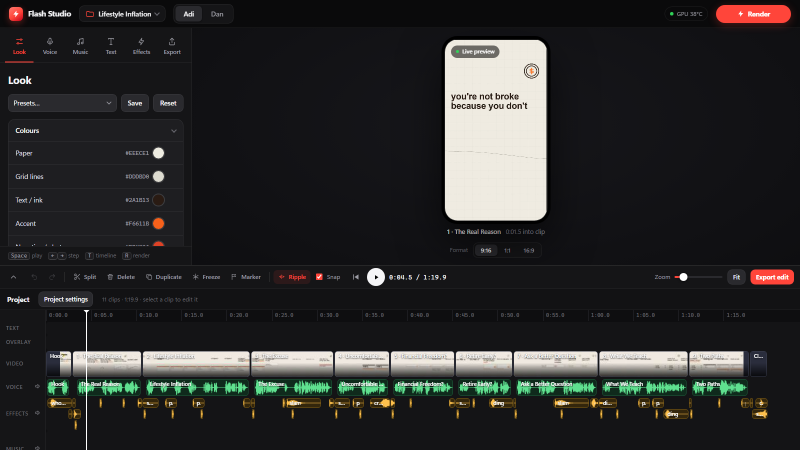
#> input picture assets/readme/flash-studio.png, 1600 x 900 px (shown at 1/2 size)
$ python -i generate_video.py   (imports and definitions only)
#> lines starting #> are read from the running program, lines starting #| are printed output that depends on the picture
#> further down, picture is the input picture: PIL image 1600x900 RGB; mean R, G, B 42.9, 42.7, 42.4
import asyncio
import json
import math
import os
import random
import re
import subprocess
from datetime import datetime
from pathlib import Path
import numpy as np
from PIL import Image, ImageDraw, ImageFont, ImageFilter, ImageChops

import sfx_gen

try:
    import edge_tts
except ImportError:
    subprocess.run(["pip", "install", "edge-tts", "--quiet"])
    import edge_tts

# ---- output geometry ----
# Output geometry. The shape comes from FLASH_ASPECT (the studio / CLI set it before this module is
# imported); 9:16 is the original vertical format and stays the default for every older story.
ASPECTS = {"9:16": (1080, 1920), "1:1": (1080, 1080), "16:9": (1920, 1080)}
ASPECT = os.environ.get("FLASH_ASPECT", "9:16")
if ASPECT not in ASPECTS:
    ASPECT = "9:16"
ASPECT_TAG = {"9:16": "", "1:1": "_1x1", "16:9": "_16x9"}[ASPECT]
W, H = ASPECTS[ASPECT]     # final output size
SS = 2                     # supersample factor (anti-aliasing)
RW, RH = W * SS, H * SS    # render size
FPS = 24
OUTPUT_DIR = Path("output")
FRAMES_DIR = OUTPUT_DIR / "frames"
AUDIO_DIR = OUTPUT_DIR / "audio"
TIMING_DIR = OUTPUT_DIR / "timing"

BLACK = (0, 0, 0)
WHITE = (255, 255, 255)
RED = (225, 45, 45)
BLUE = (45, 125, 235)
GOLD = (255, 205, 55)
GRAY = (150, 150, 158)
DIM = (78, 78, 86)
BG_LINE = (18, 18, 22)

VOICE = "en-US-JennyNeural"
RATE = "-5%"
QA_MAX_DUR = 75                # longest allowed final video (s); stories may raise

VIDEO_TITLE = "income_vs_wealth"
MUSIC_BED = None               # story opts in by setting a pad_bed() key via apply_to()
INTRO_HOOK_ID = None            # story opts in with a pseudo-clip id (e.g. "hook") for a spoken intro
INTRO_PAD_BEFORE = 0.12
INTRO_PAD_AFTER = 0.35

CLIPS = [
    {"id": 1, "name": "The Hook",
     "narration": "Someone making ten thousand a month can be poorer than someone making five thousand. Sounds stupid, right? But watch."},
    {"id": 2, "name": "Person A",
     "narration": "Person A makes ten thousand a month. They spend three thousand on the car, two thousand on rent, one thousand on food, and two more thousand trying to look successful. They have two thousand left."},
    {"id": 3, "name": "Person B",
     "narration": "Person B makes five thousand. But they only spend three thousand. The other two thousand goes into assets."},
    {"id": 4, "name": "Compounding",
     "narration": "Month after month. Soon, person B owns things that produce income without working for every dollar."},
    {"id": 5, "name": "The Trap",
     "narration": "And person A? They need their ten thousand paycheck just to maintain their lifestyle."},
    {"id": 6, "name": "The Lesson",
     "narration": "That's why I stopped calling income wealth. Income tells you how much money comes in. Wealth tells you how much keeps working when you stop. Completely different game."},
]

NARR_BEATS = {
    1: ["Someone making ten thousand a month", "can be poorer than someone making five thousand", "Sounds stupid right But watch"],
    2: ["Person A makes ten thousand a month", "spend three thousand on the car two thousand on rent one thousand on food two more thousand trying to look successful", "They have two thousand left"],
    3: ["Person B makes five thousand", "they only spend three thousand", "the other two thousand goes into assets"],
    4: ["Month after month", "person B owns things that produce income", "without working for every dollar"],
    5: ["And person A", "need their ten thousand paycheck", "to maintain their lifestyle"],
    6: ["That's why I stopped calling income wealth", "Income tells you how much money comes in", "Wealth tells you how much keeps working when you stop"],
}

PAD_BEFORE = {1: 0.45, 6: 0.5}
PAD_AFTER = 0.35


# ============================================================ animation math

def clamp01(t): return max(0.0, min(1.0, t))
def ease(t):
    t = clamp01(t)
    return t * t * (3 - 2 * t)
def ease_out(t):
    t = clamp01(t)
    return 1 - (1 - t) ** 3
def ease_in(t):
    t = clamp01(t)
    return t ** 3
# [19 lines left out: functions elastic, bounce_out, not called in this run]
def lerp(a, b, t): return a + (b - a) * t
# [9 lines left out: function spring, not called in this run]


# ============================================================ supersampled draw

class D2:
    """Proxy that scales all drawing coordinates & widths by SS for sharp AA."""
    SCALE = SS

    def __init__(self, raw):
        self.r = raw

    # [12 lines left out: functions _p, line, not called in this run]

    def rectangle(self, xy, fill=None, outline=None, width=1):
        self.r.rectangle(self._p(xy), fill=fill, outline=outline,
                         width=max(1, int(round(width * D2.SCALE))))

    def ellipse(self, xy, fill=None, outline=None, width=1):
        self.r.ellipse(self._p(xy), fill=fill, outline=outline,
                       width=max(1, int(round(width * D2.SCALE))))

    def arc(self, xy, start, end, fill=None, width=1):
        self.r.arc(self._p(xy), start, end, fill=fill,
                   width=max(1, int(round(width * D2.SCALE))))

    def polygon(self, xy, fill=None, outline=None, width=1):
        self.r.polygon([(x * D2.SCALE, y * D2.SCALE) for x, y in xy], fill=fill, outline=outline,
                       width=max(1, int(round(width * D2.SCALE))))

    def rounded_rectangle(self, xy, radius=0, fill=None, outline=None, width=1):
        self.r.rounded_rectangle(self._p(xy), radius=radius * D2.SCALE, fill=fill,
                                 outline=outline, width=max(1, int(round(width * D2.SCALE))))

    def text(self, xy, text, fill=None, font=None, anchor=None):
        x, y = xy
        self.r.text((x * D2.SCALE, y * D2.SCALE), text, fill=fill, font=font)

    def textlength(self, text, font=None):
        return self.r.textlength(text, font=font) / D2.SCALE


class Fonts:
    cache = {}

    # [12 lines left out: function get, not called in this run]


def bloom(img, radius=30, intensity=0.5):
#> called with radius = 30, intensity = 0.5
    blurred = img.filter(ImageFilter.GaussianBlur(radius=radius))
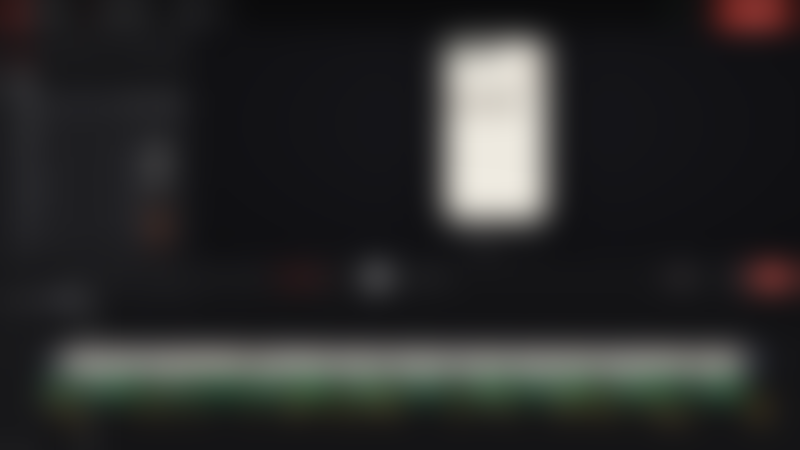
#> blurred: PIL image 1600x900 RGB (shown at 1/2 size); mean R, G, B 42.6, 42.6, 42.4
    weighted = blurred.point(lambda x: min(255, int(x * intensity)))
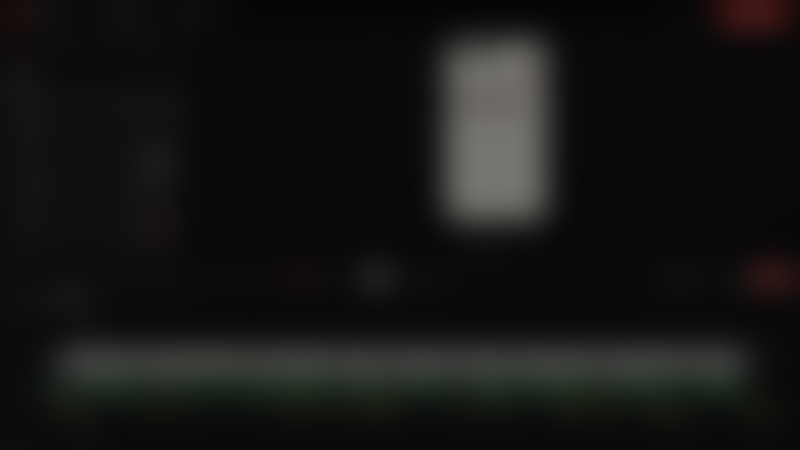
#> weighted: PIL image 1600x900 RGB (shown at 1/2 size); mean R, G, B 21.1, 21.1, 20.9
    return ImageChops.add(img, weighted, scale=1, offset=0)
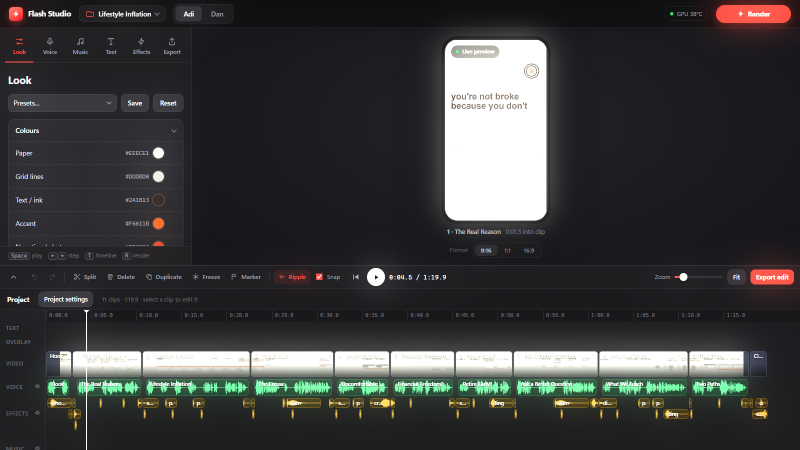
#> returned value: PIL image 1600x900 RGB (shown at 1/2 size); mean R, G, B 59, 59.5, 60


# ---- optional cinematic post pass (opt-in per story via post_process()) ----

_VIGNETTE = None
_GRAIN_TILES = None
_GRADE_LUT = None


# [7 lines left out: function _build_vignette, not called in this run]


def _build_grain_tiles(n=8, sigma=10):
    return [Image.effect_noise((W, H), sigma).convert("RGB") for _ in range(n)]


# [28 lines left out: functions _build_grade_lut, post_process, not called in this run]


# ---- optional beat-locked camera (opt-in per story via apply_camera()) ----

_CAM_EVENTS_CACHE = {}


# [85 lines left out: functions camera_punch_events, camera_state, apply_camera, big_text, house, coin, not called in this run]


def xmark(d, x, y, size=14, color=RED, lw=5):
    d.line([x - size, y - size, x + size, y + size], fill=color, width=lw)
    d.line([x + size, y - size, x - size, y + size], fill=color, width=lw)


def check(d, x, y, size=14, color=BLUE, lw=5):
    d.line([x - size, y, x - size * 0.2, y + size], fill=color, width=lw)
    d.line([x - size * 0.2, y + size, x + size, y - size], fill=color, width=lw)


# [54 lines left out: functions stamp_x, arrow, price_tag, gold_block, gold_building, glow_circle, not called in this run]


def crease_lines(d, x, y, count=3, color=RED):
    for k in range(count):
        d.line([x + 6 + k * 10, y, x + 22 + k * 12, y + 22 + k * 4], fill=color, width=3)


# ============================================================ timing engine

def norm_tok(w):
    return re.sub(r"[^a-z0-9]", "", w.lower())


# [39 lines not run here, left out]


# [37 lines left out: function beat_ranges_abs, not called in this run]


_TIMING_CACHE = {}


# [16 lines left out: functions clip_beats, local_beat, not called in this run]


_WORD_P_CACHE = {}


# [82 lines left out: functions beat_word_p, beat_abs, beat_word_t, fade_text, pop_text, get_audio_duration and 1 more, not called in this run]


def _coin_pile(d, x, y, n, color=GOLD, r=13, gap=26, rot=0.0):
    for i in range(max(0, n)):
        coin(d, x, y - 12 - i * gap, r=r, color=color, rot=rot + i)


# [525 lines left out: functions draw_clip1, draw_clip2, draw_clip3, draw_clip4, draw_clip5, draw_clip6 and 5 more, not called in this run]


_NVENC_OK = None


# [85 lines left out: functions video_codec_args, build_mixed_audio, compile_video, not called in this run]


# [54 lines not run here, left out]

>>> from PIL import Image
>>> picture = Image.open('assets/readme/flash-studio.png')
>>> result = bloom(picture)
